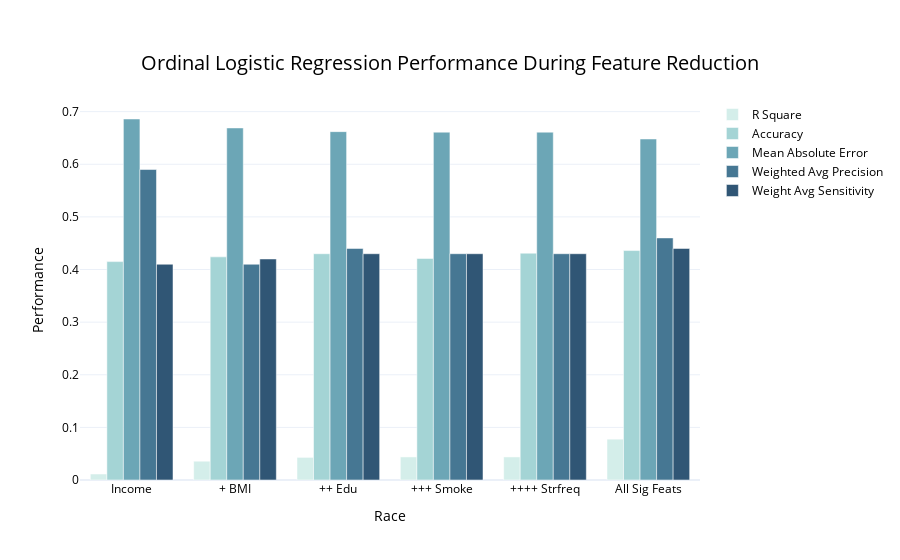

The notebook cell saved with this chart:
### Code cell
import plotly.graph_objects as go
fig = go.Figure(data=[
    go.Bar(name='R Square', x=df['Features'], y=df['R_Square'], marker=go.bar.Marker(color= 'rgb(212, 238, 234)')),
    go.Bar(name='Accuracy', x=df['Features'], y=df['Accuracy'], marker=go.bar.Marker(color= 'rgb(164, 212, 213)')),
    go.Bar(name='Mean Absolute Error', x=df['Features'], y=df['MAE'], marker=go.bar.Marker(color= 'rgb(108, 166, 182)')),
    go.Bar(name='Weighted Avg Precision', x=df['Features'], y=df['Weighted_Avg_Precision'], marker=go.bar.Marker(color= 'rgb(70, 119, 147)')),
    go.Bar(name='Weight Avg Sensitivity', x=df['Features'], y=df['Weighted_Avg_Sensitivity'], marker=go.bar.Marker(color= 'rgb(48, 86, 117)')),
])
# Change the bar mode
fig.update_layout(font_color="Black",
    title= {'text':'Ordinal Logistic Regression Performance During Feature Reduction',
            'font_size':20,
           'y':0.9,
            'x':0.5,
            'xanchor': 'center',
            'yanchor': 'top'},
            xaxis_title='Race',
            yaxis_title='Performance',
            barmode='group', 
            template='plotly_white')
fig.show()

### Figure 1 — Plotly figure (JSON) as saved in the notebook; plotly's stock layout.template omitted (floating-point values rounded to 4 significant figures)
{"data": [{"marker": {"color": "rgb(212, 238, 234)"}, "name": "R Square", "type": "bar", "x": ["Income", "+ BMI", "++ Edu", "+++ Smoke", "++++ Strfreq", "All Sig Feats"], "y": [0.0114, 0.0357, 0.043, 0.0439, 0.0439, 0.0776]}, {"marker": {"color": "rgb(164, 212, 213)"}, "name": "Accuracy", "type": "bar", "x": ["Income", "+ BMI", "++ Edu", "+++ Smoke", "++++ Strfreq", "All Sig Feats"], "y": [0.415, 0.424, 0.43, 0.421, 0.431, 0.436]}, {"marker": {"color": "rgb(108, 166, 182)"}, "name": "Mean Absolute Error", "type": "bar", "x": ["Income", "+ BMI", "++ Edu", "+++ Smoke", "++++ Strfreq", "All Sig Feats"], "y": [0.686, 0.669, 0.662, 0.661, 0.661, 0.648]}, {"marker": {"color": "rgb(70, 119, 147)"}, "name": "Weighted Avg Precision", "type": "bar", "x": ["Income", "+ BMI", "++ Edu", "+++ Smoke", "++++ Strfreq", "All Sig Feats"], "y": [0.59, 0.41, 0.44, 0.43, 0.43, 0.46]}, {"marker": {"color": "rgb(48, 86, 117)"}, "name": "Weight Avg Sensitivity", "type": "bar", "x": ["Income", "+ BMI", "++ Edu", "+++ Smoke", "++++ Strfreq", "All Sig Feats"], "y": [0.41, 0.42, 0.43, 0.43, 0.43, 0.44]}], "layout": {"barmode": "group", "font": {"color": "Black"}, "title": {"font": {"size": 20}, "text": "Ordinal Logistic Regression Performance During Feature Reduction", "x": 0.5, "xanchor": "center", "y": 0.9, "yanchor": "top"}, "xaxis": {"title": {"text": "Race"}}, "yaxis": {"title": {"text": "Performance"}}}}
